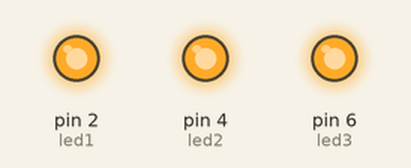
The sketch below on a simulated Arduino Uno, built with avr-gcc and run on an emulated ATmega328P. Shown: output pins drawn as LEDs (lit = HIGH).

Above: at 0.5 s.
At 3.5 s:
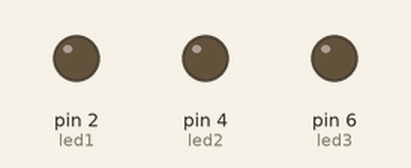
Timing chart, 0 to 4.6 s (numbered marks = the images above):
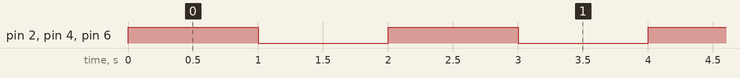

The sketch:

2.leds.ino
```cpp
int led1 = 2, led2 = 4, led3 = 6;

void setup()
{
pinMode(led1, OUTPUT); //핀모드 출력으로 설정
pinMode(led2, OUTPUT);
pinMode(led3, OUTPUT);
}

void loop()
{
digitalWrite(led1, HIGH); //LED에 5V 공급
digitalWrite(led2, HIGH);
digitalWrite(led3, HIGH);
delay(1000);
digitalWrite(led1, LOW); //LED에 0V 공급
digitalWrite(led2, LOW);
digitalWrite(led3, LOW);
delay(1000);
}
```

Measured:
- by itself, pin 2 (led1), pin 4 (led2), pin 6 (led3): alternates HIGH for 1.0 s and LOW for 1.0 s
